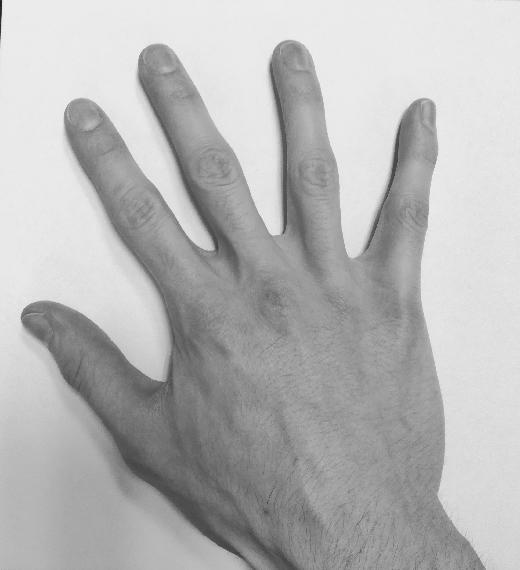
#> input picture TP1/Source.jpg, 520 x 570 px
$ jupyter execute TP_ImageRegistration_Images.ipynb
#> lines starting #> are read from the running program, lines starting #| are printed output that depends on the picture
## Image registration

**Deadline**: Upload this notebook (rename it as 'TP-ImageRegistration-Images-YOUR-SURNAME.ipynb') to E-Campus before the deadline (see E-campus for the exact timing).

**Goal**: The goal of this notebook is to implement the algorithms seen today for pixel-based image registration. Please complete the code where you see **XXXXXXXXXXXXXX**

You will first take two pictures of your right hand into two different positions. Please keep the same topology, ie do not bend or stick together two fingers for instance.

If you can't take the pictures, you can use two pictures of my hand (see below).

[cell 1]
if 'google.colab' in str(get_ipython()):
  from google_drive_downloader import GoogleDriveDownloader as gdd
  gdd.download_file_from_google_drive(file_id='1XpgGRo839pBwIhb6h77xoG-NtHEg2DVd',
  dest_path='./Source.jpg')

  from google_drive_downloader import GoogleDriveDownloader as gdd
  gdd.download_file_from_google_drive(file_id='12FKfLjKreAksI3rEcDx4_oEn3qjAzEua',
  dest_path='./Target.jpg')
else:
  print('You are not using Colab. Please define working_dir with the absolute path to the folder where you downloaded the data')

# Please modify working_dir only if you are using your Anaconda (and not Google Colab)
# You should write the absolute path of your working directory with the data
workingDir='./'

We will use the skimage library to read and resize images, you can of course use others (openCV, pillow, scipy, etc.)

[cell 2]
from skimage.io import imread
from skimage.transform import resize

import matplotlib.pyplot as plt
from numpy import linalg as LA
import numpy as np
import scipy.ndimage

The first thing to do is to create a function that creates the transformation matrix T. Please complete the following function following the rules explained in the header of the function.

[cell 3]
def Tmatrix(scale=(1,1), rotationAngle=0, shearAngles=(0,0),translation=(0,0),elation=(0,0),reflection=(False,False)):
    '''
    Transformation matrix defined as the composition of 6 possible geometric
    transformations: Reflection (Re), Rotation (R), Scaling (S), Shear (Sh),
    Translation (T) and Elation (E).
    For the linear transformation part, we assume this composition:
        A = Re * R * S * Sh

    Inputs:
            scale: is a tuple with sx and sy (two scalar values)
            rotationAngle: is an angle in degrees (scalar value)
            shearAngles: is a tuple with the two shear angles in degrees (scalar value)
            translation: is a tuple with tx and ty (scalar values)
            elation: is a tuple containing the elation part (scalar values)
            reflection: is a tuple of Boolean values indicating wheter to reflect with respect to x and y axis

    Output:
            T: the 3x3 transformation matrix (homogeneous coordinates)
    '''

    if len(scale) != 2:
        raise ValueError("scale should be a tuple of length 2")
    if len(shearAngles)!= 2:
        raise ValueError("shearAngles should be a tuple of length 2")
    if len(translation)!= 2:
        raise ValueError("translation should be a tuple of length 2")
    if len(elation)!= 2:
        raise ValueError("elation should be a tuple of length 2")
    if len(reflection)!= 2:
        raise ValueError("reflection should be a tuple of length 2")
    if type(reflection[0])!= bool or type(reflection[1]) != bool:
        raise ValueError("reflection should contain two boolean values")
    if np.ndim(rotationAngle) != 0:
        raise ValueError("rotationAngle should be a scalar")

    # transform angles from degrees to radians
    theta = rotationAngle*np.pi/180
    phi = shearAngles[0]*np.pi/180
    psi = shearAngles[1]*np.pi/180

    # compute T
    rx,ry= 1,1
    if reflection[0]:
        ry = -1
    if reflection[1]:
        rx = -1
    Re = np.array([[rx,0,0],[0,ry,0],[0,0,0]])
    R = np.array([[np.cos(theta),-np.sin(theta),0],[np.sin(theta),np.cos(theta),0],[0,0,0]])
    S = np.array([[scale[0],0,0],[0,scale[1],0],[0,0,0]])
    Sh =np.array([[1,np.tan(phi),0],[np.tan(psi),1,0],[0,0,0]])
    Tr = np.array([[0,0,translation[0]],[0,0,translation[1]],[0,0,0]])
    E = np.array([[0,0,0],[0,0,0],[elation[0],elation[1],1]])
    T = np.matmul(Re,np.matmul(R,np.matmul(S,Sh)))+Tr+E

    return T

Test here, your function.

[cell 4]
## Define Transformation
T=Tmatrix(scale=(2,3), rotationAngle=40, shearAngles=(30,60),translation=(3,2),elation=(2,4),reflection=(True,False))
print(T)

Next, we need to create a function that apply the previously created transformation matrix. We will need to apply it either to 2D points, seen as a [Nx2] numpy array where N is the number of points, or to image coordinates, modeled as a [2xNxM] Numpy array where N and M are the number of rows and columns of the image respectively.

[cell 5]
def applyTransformation(T, points=None, coords=None):
    '''
    Apply geometric transformation to points or image coordinates.
    Transformation is defined by a 3x3 matrix

    Inputs:
        points: Nx2 Numpy array of points
        coordinates: 2xNxM Numpy array of image coordinates
        T: 3x3 matrix trasformation

    Output:
        pm: Nx2 points after transformation
        cm: 2xNxM image coordinates after transformation
    '''
    if points is None and coords is None:
        raise ValueError("Error ! You should provide points and/or coords")

    if points is not None:
        N,d = points.shape
        if d != 2 and N==2:
            print('WARNING ! points should be an array of dimension Nx2'+
                  ' Transposing the array')
            points=points.T
            N,d = points.shape

        if d != 2:
            raise ValueError("Error ! Function works only with 2D points")

        # Transform points into homogeneous coordinates (adding one...)
        ptransfo = []
        for x in points:
            a = [x[0],x[1],1]
            ptransfo.append(a)
        ptransfo = np.array(ptransfo)
        # Apply transformation
        ptransfo = np.matmul(ptransfo,T)

        # If homography, ...
        for x in ptransfo:
            x  = (1/x[2])*x

        pm=ptransfo
    else:
        pm=None

    if coords is not None:
        d,N,M = coords.shape

        if d != 2:
            raise ValueError("Error ! Function works only with 2D coordinates")

        p = coords.reshape((2,N*M)).T # reshape coordinates as list of points
        # Transform points into homogeneous coordinates (adding one...)
        pp =[]
        for x in p:
            a = [x[0],x[1],1]
            pp.append(a)
        pp = np.array(pp)
        # Apply transformation
        pp = np.matmul(pp,T)
        # If homography, ...
        for x in pp:
            x  = (1/x[2])*x
        cm = pp.reshape((3,N,M))

    else:
        cm =None

    return pm,cm

Now, we can test the two functions on some data-sets of 2D points. To keep things simple, you will create two data-sets of points.

In the first one, the points will draw an ellipse (ie uniform sampling on an ellipse).
In the secon data-set, the points will draw a square (ie uniform sampling on a square).

You will then try several (at least five) different trasformations and check if your code works well.

[cell 6]
# Ellipse
theta = np.deg2rad(np.arange(0.0, 360.0, 1.0))
x = np.cos(theta)
y = np.sin(theta)
points=np.array([x, y]).T

## Define Transformation
T=Tmatrix(scale=(2,3), rotationAngle=45, shearAngles=(30,0),translation=(0,10),elation=(0,0),reflection=(True,False))

## Apply trasformation
moved = applyTransformation(T, points=points)[0]

fig = plt.figure(figsize=(16, 8))
ax1 = plt.subplot(1, 3, 1)
ax2 = plt.subplot(1, 3, 2)
ax1.scatter(points[:,0],points[:,1])
ax2.scatter(moved[:,0],moved[:,1])

minimum = np.min((ax1.get_xlim(),ax1.get_ylim(),ax2.get_xlim(),ax2.get_ylim()))
maximum = np.max((ax1.get_xlim(),ax1.get_ylim(),ax2.get_xlim(),ax2.get_ylim()))

ax1.set_xlim(minimum*1.2,maximum*1.2)
ax1.set_ylim(minimum*1.2,maximum*1.2)
ax2.set_xlim(minimum*1.2,maximum*1.2)
ax2.set_ylim(minimum*1.2,maximum*1.2)

fig.tight_layout()
plt.show()
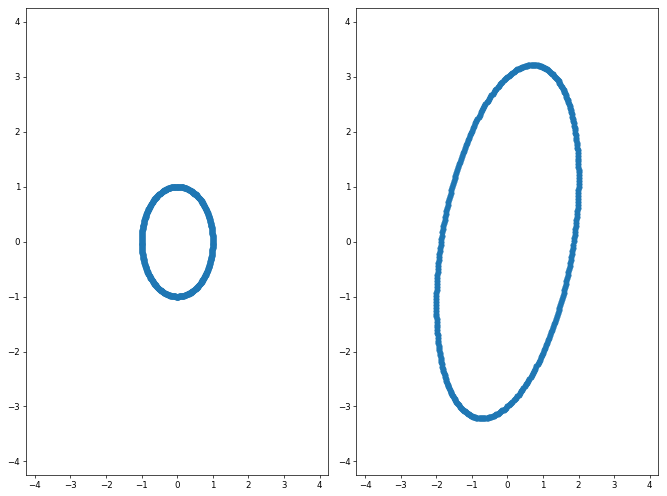
#> figure drawn by matplotlib, 2 panels

[cell 7]
# Square
x=[i for i in range(-45,45)]+[45 for _ in range(90)]+[i for i in range(45,-45,-1)]+[-45 for _ in range(90)]
y=[-45 for _ in range(90)]+[i for i in range(-45,45)]+[45 for _ in range(90)]+[i for i in range(45,-45,-1)]
points=np.array([x,y]).T

## Define Transformation
T=Tmatrix(scale=(1,1), rotationAngle=40, shearAngles=(0,0),translation=(0,0),elation=(0,0),reflection=(False,False))

## Apply trasformation
moved = applyTransformation(T, points=points)[0]

fig = plt.figure(figsize=(8, 8))
ax1 = plt.subplot(1, 3, 1)
ax2 = plt.subplot(1, 3, 2)
ax1.scatter(points[:,0],points[:,1])
ax2.scatter(moved[:,0],moved[:,1])

minimum = np.min((ax1.get_xlim(),ax1.get_ylim(),ax2.get_xlim(),ax2.get_ylim()))
maximum = np.max((ax1.get_xlim(),ax1.get_ylim(),ax2.get_xlim(),ax2.get_ylim()))

ax1.set_xlim(minimum*1.2,maximum*1.2)
ax1.set_ylim(minimum*1.2,maximum*1.2)
ax2.set_xlim(minimum*1.2,maximum*1.2)
ax2.set_ylim(minimum*1.2,maximum*1.2)

fig.tight_layout()
plt.show()
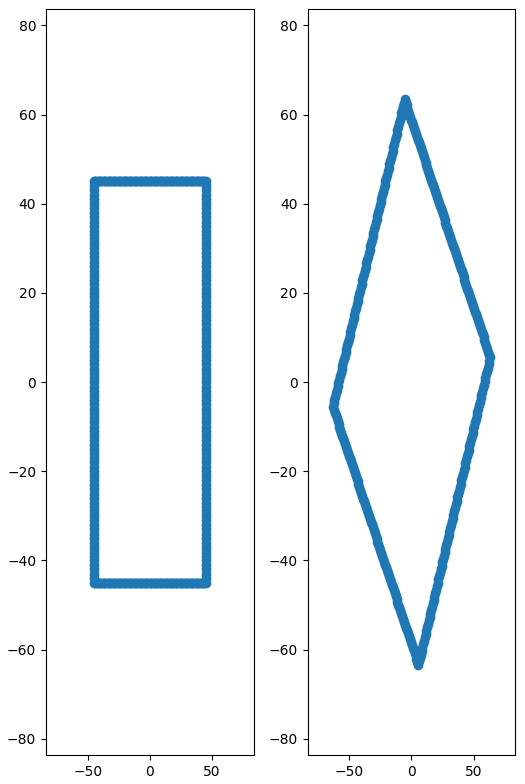
#> figure drawn by matplotlib, 2 panels

Now, we can finally move to images. Here, you can load and plot the two images of your (or mine) right hand. Pixel intensities are normalized in order to be float between 0 and 1.

[cell 8]
SourceIm = imread(workingDir + 'Source.jpg', as_gray=True)
#> SourceIm is the input picture: shape (570, 520); min 29, max 255, mean 181.6
SourceImNorm=(SourceIm - np.amin(SourceIm)) / (np.amax(SourceIm) - np.amin(SourceIm))
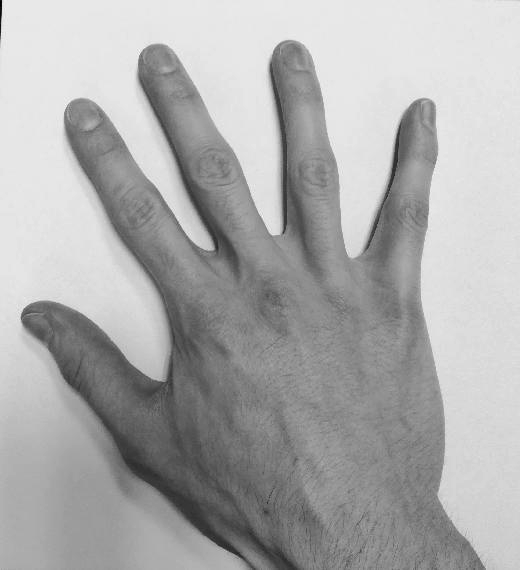
#> SourceImNorm: shape (570, 520) float64; min 0, max 1, mean 0.675
TargetIm = imread(workingDir + 'Target.jpg', as_gray=True)
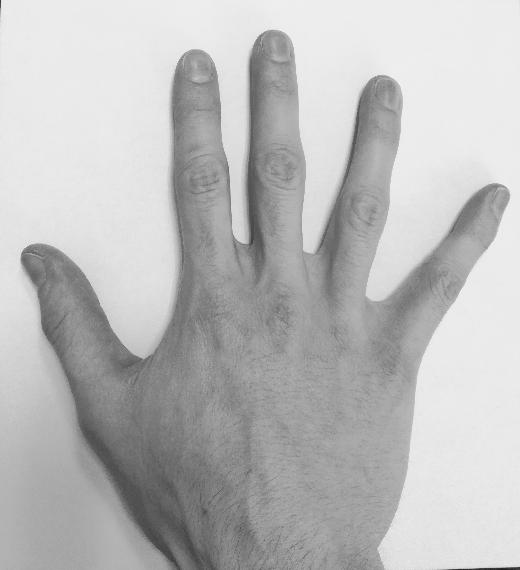
#> input picture TP1/Target.jpg, 520 x 570 px
#> TargetIm is the input picture: shape (570, 520); min 29, max 250, mean 187.2
TargetImNorm=(TargetIm - np.amin(TargetIm)) / (np.amax(TargetIm) - np.amin(TargetIm))

fig = plt.figure(figsize=(10, 10))
ax1 = plt.subplot(1, 2, 1)
ax2 = plt.subplot(1, 2, 2)
ax1.imshow(SourceImNorm, cmap='gray')
ax1.set_title('Source image')
ax2.imshow(TargetImNorm, cmap='gray')
ax2.set_title('Target image')
plt.show()

In the following function, you will code the forward warping technique with point splatting.

Theoretically, an image could be associated with a coordinate chart giving the real-world coordinates of each pixel. However, the problem becomes more difficult and in many applications we do not actually have this coordinate chart. Here, you will simply consider the coordinate of a pixel as its row and column position.

In the forward warping, as seen during the lecture of this morning, the coordinates of a pixel of a source image $I$ might not be warped exactly onto the output grid. When it falls within the grid, but not on the grid, we assign (ie splat) the pixel intensity of $I$ to the four neighbour 'corners' of the output grid.

These contributions must be weighted and for this reason a typical solution is to create an 'accumulator'. This is an array of the same size of the output grid which quantifies the number of contributions that each corner of the output grid has received. By simply dividing by the number of contributions (output grid ./ accumulator), we obtain at each corner of the output grid an averaged estimate of the intensity of the transformed image.

[cell 9]
def ForwardWarping(I,T,coords=None,outputShape=None):
    '''
    Apply forward warping to an image I based on a transformation T.
    Transformation is defined by a 3x3 matrix T

    Inputs:
        I: image to transform
        T: 3x3 matrix trasformation
        coords: coordinates of the image. If None, the coordinates of a pixel
                are automatically its row and column position
        outputShape: defines the shape of the transformed image.
                     It can be 'None', same shape as the input image I or 'BB',
                     bounding box of the transformed image I_T,  or a tuple/numpy
                     array with 4 elements (min x, max x, min y, max y)

    Output:
        J: transformed image
    '''

    if coords is None:
      coords = np.mgrid[0:I.shape[0], 0:I.shape[1]] # coordinates of the image I
      cm = applyTransformation(T,coords=coords)[1]

      if outputShape is None:
          outputShape=(0,I.shape[0],0,I.shape[1])

      elif outputShape == 'BB':
          #Find extremities bounding box
          bx=int(np.floor(np.min(cm[0,:,:])))
          ux=int(np.ceil(np.max(cm[0,:,:])))
          by=int(np.floor(np.min(cm[1,:,:])))
          uy=int(np.ceil(np.max(cm[1,:,:])))
          outputShape=(bx,ux,by,uy)

      elif isinstance(outputShape, tuple):
          if len(outputShape) != 4:
              raise ValueError("Error ! outputShape should be of length 4")

      elif isinstance(outputShape, np.ndarray):
          if len(outputShape) != 4:
              raise ValueError("Error ! outputShape should be of length 4")
      else:
          raise ValueError("Error ! outputShape should be None, 'BB' or a tuple/numpy array with 4 elements")

      J= np.zeros((outputShape[1]-outputShape[0],outputShape[3]-outputShape[2])) # transformed image
      acc= np.zeros((outputShape[1]-outputShape[0],outputShape[3]-outputShape[2])) # accumulator

      for i in range(cm.shape[1]):
          for j in range(cm.shape[2]):

              # transformed coordinate of a pixel
              p=cm[:,i,j]
              x=p[0]
              y=p[1]
              # Check if point is inside outputShape
              if outputShape[0] <= x and x <= outputShape[1] and outputShape[2] <= y and y <= outputShape[3]:

                  # translate if necessary, since output image will start from (0,0)
                  # it basically shifts transformed points in the positive quadrant
                  if outputShape[0]<0:
                      x=x+abs(outputShape[0])

                  if outputShape[2]<0:
                      y=y+abs(outputShape[2])

                  # Look for the four corners
                  bl=( int(x),int(y)  ) # bottom left
                  br=( int(x)+1, int(y) ) # bottom right
                  ul=( int(x), int(y)+1 ) # up left
                  ur=( int(x)+1, int(y)+1) # up right
                  # Update J and acc
                  if (bl[0]>=outputShape[0] and bl[0]<outputShape[1] and bl[1]>=outputShape[2] and bl[1]<outputShape[3]):
                    J[bl[0]][bl[1]] += I[coords[0][i][j]][coords[1][i][j]]
                    acc[bl[0]][bl[1]]+=1
                  if (br[0]>=outputShape[0] and br[0]<outputShape[1] and br[1]>=outputShape[2] and br[1]<outputShape[3]):
                    J[br[0]][br[1]] += I[coords[0][i][j]][coords[1][i][j]]
                    acc[br[0]][br[1]]+=1
                  if (ul[0]>=outputShape[0] and ul[0]<outputShape[1] and ul[1]>=outputShape[2] and ul[1]<outputShape[3]):
                    J[ul[0]][ul[1]] += I[coords[0][i][j]][coords[1][i][j]]
                    acc[ul[0]][ul[1]]+=1
                  if (ur[0]>=outputShape[0] and ur[0]<outputShape[1] and ur[1]>=outputShape[2] and ur[1]<outputShape[3]):
                    J[ur[0]][ur[1]] += I[coords[0][i][j]][coords[1][i][j]]
                    acc[ur[0]][ur[1]]+=1

      acc[acc==0]=1
      J=np.divide(J,acc)

    else:
        raise ValueError("Error ! Still not implemented")

    return J

Let's test your implementation of the forward warping with the right hand image. Test with at least 5 different transformation matrices (try different configurations).

[cell 10]
# Resize image (to make it faster...)
X= resize(SourceImNorm, (250,250), anti_aliasing=True)
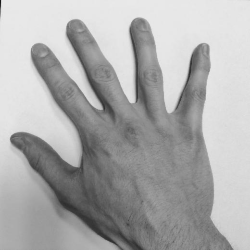
#> X: shape (250, 250) float64; min 0.0932, max 0.922, mean 0.675
T=Tmatrix(scale=(2,2), rotationAngle=12, shearAngles=(0,0),translation=(0,0),elation=(0,0),reflection=(False,False))
print('The transformation matrix T is:\n', T)

Xmf=ForwardWarping(X,T,outputShape=None)
#> after the loop in ForwardWarping, `for i in range(cm.shape[1]):`: bl = (125, 1); br = (126, 1); ul = (125, 2); ur = (126, 2)
#> in ForwardWarping, `J=np.divide(J,acc)`:
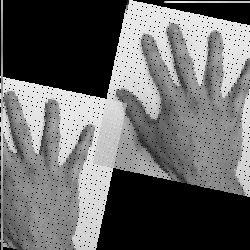
#> J: shape (250, 250) float64; min 0, max 0.916, mean 0.414

fig = plt.figure(figsize=(15, 15))
ax1 = plt.subplot(1, 2, 1)
ax2 = plt.subplot(1, 2, 2)
ax1.imshow(X, cmap='gray')
ax1.set_title('Source image')
ax2.imshow(Xmf, cmap='gray')
ax2.set_title('Forward warped image')
plt.show()

Now, we can implement the Inverse Warping (what is usually used as seen this morning).

As before, you will not use external coordinates, the coordinates of a pixel will be its row and column position.

For the interpolation step, you will implement and use the nearest neighbour tehcnique but you can implement and use otherw (e.g. bilinear, cubic, etc.) if you wish.

[cell 11]
def nearestNeighboutInterp(pM,I,coords=None):
    '''
    Nearest Neighbout interpolation

    Inputs:
        pM: 2D point defining the coordinates to interpolate
        I: image used for interpolation
        coords: coordinates of the image. If None, the coordinates of a pixel
                are automatically its row and column position

    Output:
        value: interpolated value at pM
    '''

    if coords is None:
        # row and column of pM
        r = pM[0]
        c = pM[1]
        u = np.floor(r)
        l = np.floor(c)
        corners = [(u,l),(u,l+1),(u+1,l),(u+1,l+1)]
        # check if r and c are within the domain of I (I.shape)
        if 0 <= round(r) and round(r) < I.shape[0] and 0 <= round(c)and round(c) < I.shape[1]:

            value = I[round(r)][round(c)]
        else:
            value=0

    else:
        raise ValueError("Error ! Still not implemented")
        value=0

    return value

def InverseWarping(I,T,coords=None,outputShape=None):
    '''
    Apply inverse warping to an image I based on a transformation T.
    Transformation is defined by a 3x3 matrix

    Inputs:
        I: image to transform
        T: 3x3 matrix trasformation
        coords: coordinates of the image. If None, the coordinates of a pixel
                are automatically its row and column position
        outputShape: defines the shape of the transformed image.
                     It can be 'None', same shape as the input image I or 'BB',
                     bounding box of the transformed image I_T,  or a tuple/numpy
                     array with 4 elements (min x, max x, min y, max y)


    Output:
        J: transformed image
    '''

    if coords is None:

        if outputShape is None:
            outputShape=(0,I.shape[0],0,I.shape[1])

        elif outputShape == 'BB':
            coords = np.mgrid[0:I.shape[0], 0:I.shape[1]] # coordinates
            cm = applyTransformation(T,coords=coords)[1]
            #Find extremities bounding box
            bx=int(np.floor(np.min(cm[0,:,:])))
            ux=int(np.ceil(np.max(cm[0,:,:])))
            by=int(np.floor(np.min(cm[1,:,:])))
            uy=int(np.ceil(np.max(cm[1,:,:])))
            outputShape=(bx,ux,by,uy)

        elif isinstance(outputShape, tuple):
            if len(outputShape) != 4:
                raise ValueError("Error ! outputShape should be of length 4")

        elif isinstance(outputShape, np.ndarray):
            if len(outputShape) != 4:
                raise ValueError("Error ! outputShape should be of length 4")
        else:
            raise ValueError("Error ! outputShape should be None, 'BB' or a tuple/numpy array with 4 elements")

        J= np.zeros((outputShape[1]-outputShape[0],outputShape[3]-outputShape[2])) # transformed image

        for i in range(J.shape[0]):
            for j in range(J.shape[1]):

                p=[i,j,1] # coordinate of a pixel to transform
                pM = np.linalg.inv(T).dot(p) # transformed coordinate

                if pM[-1] != 0:
                  pM = 1/pM[-1]*pM # normalization in case of homography

                  # shifting since the first pixel will be in (0,0) in the output image
                  if outputShape[0]<0:
                      x=i+abs(outputShape[0])
                  else:
                      x=i
                  if outputShape[2]<0:
                      y=j+abs(outputShape[2])
                  else:
                      y=j

                  J[x,y]=nearestNeighboutInterp(pM,I)

    else:
        raise ValueError("Error ! Still not implemented")

    return J

Let's test the inverse warping and compare it with the implementation of scipy. Test with at least 5 different transformation matrices (try different onfigurations).
Be careful, the implementation of scipy works only with affine transformations.
You can use other implementations from opencv or skimage (even for the projective transformations) if you want.

[cell 12]
T=Tmatrix(scale=(1,1), rotationAngle=45, shearAngles=(0,0),translation=(10,-5),elation=(0,0),reflection=(False,False))
print('The transformation matrix T is:\n', T)

Xmi=InverseWarping(X,T,outputShape=None)
#> the loop in InverseWarping, `for i in range(J.shape[0]):` made 250 passes
#> after the loop in InverseWarping, `for i in range(J.shape[0]):`:
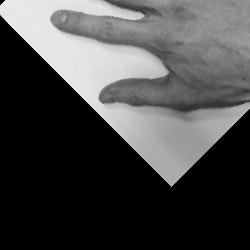
#> J: shape (250, 250) float64; min 0, max 0.917, mean 0.283
#
fig = plt.figure(figsize=(15, 15))
ax1 = plt.subplot(1, 2, 1)
ax2 = plt.subplot(1, 2, 2)
ax1.imshow(X, cmap='gray')
ax1.set_title('Source image')
ax2.imshow(Xmi, cmap='gray')
ax2.set_title('Inverse warped image')
plt.show()


# Only for affine transformations
if T[2,0] ==0 and T[2,1] ==0:
  J=scipy.ndimage.affine_transform(X, LA.inv(T),order=0)
  fig = plt.figure(figsize=(15, 15))
  ax1 = plt.subplot(1, 2, 1)
  ax2 = plt.subplot(1, 2, 2)
  ax1.imshow(X, cmap='gray')
  ax1.set_title('Source image')
  ax2.imshow(J, cmap='gray')
  ax2.set_title('Scipy transformed image')
  plt.show()
